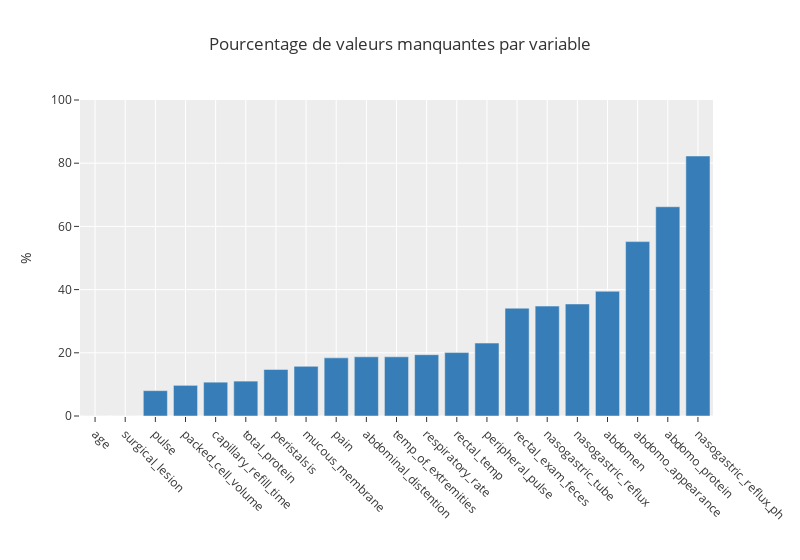

The code cell stored with this chart in its notebook:
### Markdown cell above
### Valeurs manquantes

Visualisez les valeurs manquantes :

### Code cell
na = horses.isna().sum()/horses.shape[0]*100 #calcul du pourcentage de valeurs manquantes par variable

px.bar(na.sort_values(),
         title = "Pourcentage de valeurs manquantes par variable",
         color_discrete_sequence = ["#377eb8"],
         template='ggplot2',
         range_y = [0,100],
         width=800,
         labels={'value':'%', 'index':''},
         color=None
        ).update_traces(showlegend=False).update_xaxes(tickangle=45)

### Figure 1 — Plotly figure (JSON) as saved in the notebook; plotly's stock layout.template omitted (floating-point values rounded to 4 significant figures)
{"data": [{"alignmentgroup": "True", "hovertemplate": "variable=0<br>=%{x}<br>%=%{y}<extra></extra>", "legendgroup": "0", "marker": {"color": "#377eb8", "pattern": {"shape": ""}}, "name": "0", "offsetgroup": "0", "orientation": "v", "showlegend": false, "textposition": "auto", "type": "bar", "x": ["age", "surgical_lesion", "pulse", "packed_cell_volume", "capillary_refill_time", "total_protein", "peristalsis", "mucous_membrane", "pain", "abdominal_distention", "temp_of_extremities", "respiratory_rate", "rectal_temp", "peripheral_pulse", "rectal_exam_feces", "nasogastric_tube", "nasogastric_reflux", "abdomen", "abdomo_appearance", "abdomo_protein", "nasogastric_reflux_ph"], "xaxis": "x", "y": [0, 0, 8.027, 9.699, 10.7, 11.04, 14.72, 15.72, 18.39, 18.73, 18.73, 19.4, 20.07, 23.08, 34.11, 34.78, 35.45, 39.46, 55.18, 66.22, 82.27], "yaxis": "y"}], "layout": {"barmode": "relative", "legend": {"title": {"text": "variable"}, "tracegroupgap": 0}, "title": {"text": "Pourcentage de valeurs manquantes par variable"}, "width": 800, "xaxis": {"anchor": "y", "domain": [0, 1], "tickangle": 45, "title": {"text": ""}}, "yaxis": {"anchor": "x", "domain": [0, 1], "range": [0, 100], "title": {"text": "%"}}}}
